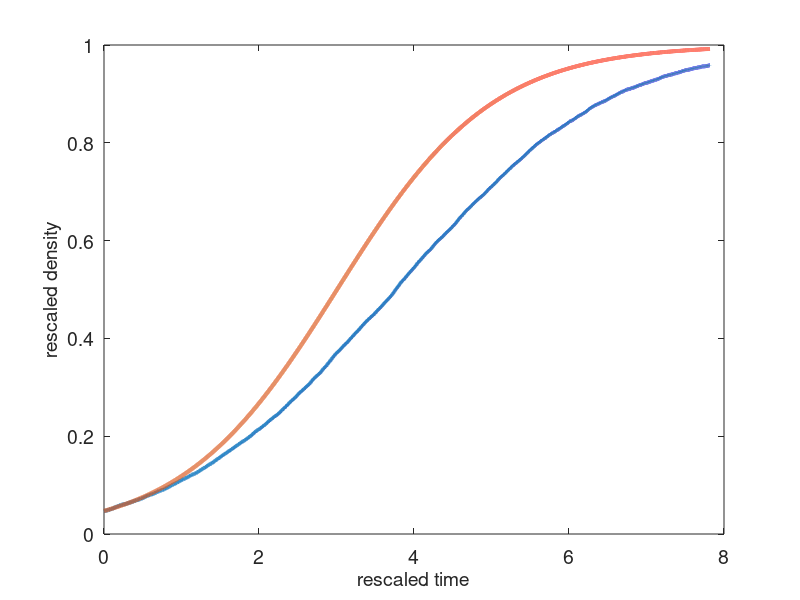

Reproduce this figure in MATLAB. (Note: this script raises an error after producing the figure.)
% combination logistic and Runge-Kutta with power 1 approximation in 2D


% Parameters

% lattice dimension
dim = 2;

% length of the side of square
L = 100;

Pm = 1; % transition rate per unit time of moving to another lattice site

Pp = 0.5; % proliferation rate per unit time of giving rise to another agent

Pd = 0; % death rate per unit time

TimeReductionFactor = 4; % when death rate is increase, this has to be increased as well

S = load('gillespie2D_Pp05_Pd0.mat'); % load the data for a particular choice of Pp and Pd, note that L=100 is fixed

figure 

plot(S.save_time,S.save_density,'LineWidth', 3);set(gca,'FontSize',14); % number of cells in the system
%h_legend = legend('1st component','2nd component','Total');
%set(h_legend,'FontSize',14)
xlabel('rescaled time','FontSize',14)
ylabel('rescaled density','FontSize',14)



%%%%%%%%%%%%%%%%
% solution to the corresponding logistic growth equation

%cA0 = Q_initial/L^2; % initial density

cA0_bar = (Pp - Pd)/(Pp)*S.save_cA0;

f = @(t) cA0_bar * exp(t)/(1+cA0_bar*(exp(t)-1)); % solution to the equation 

for i = 1 : length(S.save_time)
       y_log(i) = f(S.save_time(i)); 
end

%%% plot logistic solution 

hold on
plot(S.save_time,y_log,'LineWidth', 3)
xlabel('rescaled time','FontSize',14)
ylabel('rescaled density','FontSize',14)


%%%%%%%%%%%%%%%%%%%%%%%%%
% adding KSA


%cA0 = Q_initial/L^2; % initial density of cells

dt = 0.01; % time step

N = round(S.save_store_time(length(1:round(length(S.save_store_time)/TimeReductionFactor)))/dt); % number of simulations, chosen to be the same as for Gillespie

% Additional parameters

max_rad = sqrt(2*(L/2)^2); % maximal radius that would cover all the lattice
% Initial conditions 

dr = 0.5; % radially approximated at this distance (after distance 5), i.e 5, 5 + dr, 5 + 2dr

numberDer = (round(max_rad) - 5)/dr ; % this is to cound the number of additional derivatives
     
y = zeros(14 + numberDer,1); % 14 fixed derivatives, the rest varying depending on the size of the grid

y(:,1) = S.save_cA0^2 * ones(14+numberDer,1); % initial density of two-point distribution functions 
y(1,1) = S.save_cA0; % initial condition for 1-point distribution function


t = 0; % start time

dt = 0.01; % time step

% 4th order Runge Kutta

for i = 2 : N
    
    t = t + dt;

    k1 = dynamics (t,y(:,i-1),Pm,Pp,Pd,max_rad,dr);
    k2 = dynamics (t+dt/2,y(:,i-1)+dt/2 * k1,Pm,Pp,Pd,max_rad,dr);
    k3 = dynamics (t+dt/2,y(:,i-1)+dt/2 * k2,Pm,Pp,Pd,max_rad,dr);
    k4 = dynamics (t+dt, y(:,i-1) + dt*k3,Pm,Pp,Pd,max_rad,dr);
    y(:,i) = y(:,i-1) + dt/6 * (k1 + 2*k2 + 2*k3 + k4);  
    
    store_time_Runge(i) = t;
end


rescaled_time = (Pp-Pd)*store_time_Runge; % rescale time to allow parameter comparison

y_rescaled = (Pp-Pd)/Pp * y;


hold on
plot(rescaled_time,y_rescaled(1,:),'LineWidth', 3)
h_legend = legend('Gillespie 2D','Logistic growth','Power 1');
set(h_legend,'FontSize',14)
xlabel('rescaled time','FontSize',14)
ylabel('rescaled density','FontSize',14)
title(['L = ' num2str(L) ', P_m = ' num2str(Pm) ', P_p = ' num2str(Pp) ', P_d = ' num2str(Pd) ' '],'FontSize',14)
set(gca,'linewidth',3)
set(gca,'FontWeight','bold')
set(gca,'FontSize',24)






function deriv = dynamics(t,y,Pm,Pp,Pd,max_rad,dr)
    
    

    numberDer = (round(max_rad) - 5)/dr ; % this is to cound the number of additional derivatives
     
    deriv = zeros(14 + numberDer,1);

    deriv(1) = (Pp*(y(1)-y(2)) - Pd *y(1)); % dynamics of one-point distribution function
    
    deriv(2) = (Pm*0.5* (y(4) + 2 * y(3) - 3* y(2)) - 2 * Pd*y(2) + ...
        Pp * 0.5 * ((y(4)+y(3))*(1-y(1)) + 6*(y(1)-y(2))*y(1) -6*(y(1)^2*(1-y(1))))); % distance 1
    
    deriv(3) = 0.5 * Pm * (y(2) + y(5) + y(2) + y(5) - 4*y(3)) - ...
        2 * Pd * y(3) + 0.5 * Pp * ((y(2) + y(5) + y(2) + y(5))*(1-y(1)) + 4*(y(1)-y(3))*y(1) +4*y(1)*(y(1)-y(2)) -8*(y(1)^2*(1-y(1)))); % distance srt(2)
    
    deriv(4) = 0.5 * Pm * (y(7) + y(2) + y(5) + y(5) - 4*y(4)) - ...
        2 * Pd * y(4) + 0.5 * Pp * ((y(7)+y(2)+y(5)+y(5))*(1-y(1)) + 4*(y(1)-y(4))*y(1) +4*y(1)*(y(1)-y(2)) -8*(y(1)^2*(1-y(1)))); % distance 2
    
    deriv(5) = 0.5 * Pm * (y(8) + y(3) + y(6) + y(4) - 4*y(5)) - ...
        2 * Pd * y(5) + 0.5 * Pp * ((y(8) + y(3) + y(6) + y(4))*(1-y(1)) + 4*(y(1)-y(5))*y(1) +4*y(1)*(y(1)-y(2)) -8*(y(1)^2*(1-y(1)))); % distance sqrt(5)
    
    deriv(6) = 0.5 * Pm * (y(9) + y(5) + y(9) + y(5) - 4*y(6)) - ...
        2 * Pd * y(6) + 0.5 * Pp * ((y(9) + y(5) + y(9) + y(5))*(1-y(1)) + 4*(y(1)-y(6))*y(1) +4*y(1)*(y(1)-y(2)) -8*(y(1)^2*(1-y(1)))); % distance sqrt(8)
    
    deriv(7) = 0.5 * Pm * (y(10) + y(4) + y(8) + y(8) - 4*y(7)) - ...
        2 * Pd * y(7) + 0.5 * Pp * ((y(10) + y(4) + y(8) + y(8))*(1-y(1)) + 4*(y(1)-y(7))*y(1) +4*y(1)*(y(1)-y(2)) -8*(y(1)^2*(1-y(1)))); % distance 3     
    
    deriv(8) = 0.5 * Pm * (y(11) + y(9) + y(5) + y(7) - 4*y(8)) - ...
        2 * Pd * y(8) + 0.5 * Pp * ((y(11) + y(9) + y(5) + y(7))*(1-y(1)) + 4*(y(1)-y(8))*y(1) +4*y(1)*(y(1)-y(2)) -8*(y(1)^2*(1-y(1))));
    
    deriv(9) = 0.5 * Pm * (y(12) + y(8) + y(6) + y(13) - 4*y(9)) - ...
        2 * Pd * y(9) + 0.5 * Pp * ((y(12) + y(8) + y(6) + y(13))*(1-y(1)) + 4*(y(1)-y(9))*y(1) +4*y(1)*(y(1)-y(2)) -8*(y(1)^2*(1-y(1))));  
    
    deriv(10) = 0.5 * Pm * (y(7) + y(14) + y(11) + y(11) - 4*y(10)) - ...
        2 * Pd * y(10) + 0.5 * Pp * ((y(7) + y(14) + y(11) + y(11))*(1-y(1)) + 4*(y(1)-y(10))*y(1) +4*y(1)*(y(1)-y(2)) -8*(y(1)^2*(1-y(1)))); 
    
    deriv(11) = 0.5 * Pm * (y(13) + y(10) + y(8) + y(15) - 4*y(11)) - ...
        2 * Pd * y(11) + 0.5 * Pp * ((y(13) + y(10) + y(8) + y(15))*(1-y(1)) + 4*(y(1)-y(11))*y(1) +4*y(1)*(y(1)-y(2)) -8*(y(1)^2*(1-y(1)))); 
        
    deriv(12) = 0.5 * Pm * (y(9) + y(9) + y(14) + y(14) - 4*y(12)) - ...
        2 * Pd * y(12) + 0.5 * Pp * ((y(9) + y(9) + y(14) + y(14))*(1-y(1)) + 4*(y(1)-y(12))*y(1) +4*y(1)*(y(1)-y(2)) -8*(y(1)^2*(1-y(1)))); 
    
    deriv(13) = 0.5 * Pm * (y(11) + y(14) + y(9) + y(15) - 4*y(13)) - ...
        2 * Pd * y(13) + 0.5 * Pp *  ((y(11) + y(14) + y(9) + y(15))*(1-y(1)) + 4*(y(1)-y(13))*y(1) +4*y(1)*(y(1)-y(2)) -8*(y(1)^2*(1-y(1))));  % distance sqrt(20)
    
    
    %%%% If dr =0.5 fixed, I will not vary it, then
    
    deriv(14) = 0.5 * Pm * (y(13) + y(12) + y(16) + y(16) - 4*y(14)) - ...
        2 * Pd * y(14) + 0.5 * Pp * ((y(13) + y(12) + y(16) + y(16))*(1-y(1)) + 4*(y(1)-y(14))*y(1) +4*y(1)*(y(1)-y(2)) -8*(y(1)^2*(1-y(1))));% distance 5
    
    
    
    
    %%%% be careful because actually y(16) depend on dr    FALSE!!!!!!!!!
%     if sqrt(32) < 5 + dr && sqrt(34) < 5 +dr
%     deriv(14) = 0.5 * Pm * (y(13) + y(12) + y(15) + y(15) - 4*y(14)) - ...
%         2 * Pd * y(14) + 0.5 * Pp * (y(1) - y(14))* (y(1) - y(2))*(y(13)+y(12)+y(15)+ y(15))/(y(1)^2*(1-y(1)));
%     elseif  sqrt(32) > 5 +dr
%     deriv(14) = 0.5 * Pm * (y(13) + y(12) + y(16) + y(16) - 4*y(14)) - ...
%         2 * Pd * y(14) + 0.5 * Pp * (y(1) - y(14))* (y(1) - y(2))*(y(13)+y(12)+y(16)+ y(16))/(y(1)^2*(1-y(1)));
%     else 
%     deriv(14) = 0.5 * Pm * (y(13) + y(12) + y(15) + y(16) - 4*y(14)) - ...
%         2 * Pd * y(14) + 0.5 * Pp * (y(1) - y(14))* (y(1) - y(2))*(y(13)+y(12)+y(15)+ y(16))/(y(1)^2*(1-y(1)));       
%     end       
    % now the distance is more than 5, so all will be approximated
    % uniformly 
    
   
    
    current_radius = 5;
    
    i = 15; % will start considering regular grid from this derivative
    
    % update derivatives until 1 before maximal radius
    while current_radius +dr < max_rad -dr % this is very approximate
        
        current_radius = current_radius + dr; % increase radius by dr
        
        deriv(i) = Pm * (y(i-1)+ y(i+1) - 2 *y(i))/dr^2 + 1/current_radius * (y(i+1) - y(i-1))/(2*dr) ...
            - 2 * Pd * y(i) + Pp *((y(i+1)+ y(i-1))*(1-y(1)) + 2*(y(1)-y(i))*y(1) +2*y(1)*(y(1)-y(2)) -4*(y(1)^2*(1-y(1))));
        
        
        i = i+1;
    end
    
    last = 14 + numberDer;
    %periodic boundary conditions
    deriv(last) =  Pm * (y(last-1)+ y(2) - 2 *y(last))/dr^2 + 1/current_radius * (y(2) - y(last-1))/(2*dr) ...
            - 2 * Pd * y(last) + Pp *((y(1)+ y(last-1))*(1-y(1)) + 2*(y(1)-y(last))*y(1) +2*y(1)*(y(1)-y(2)) -4*(y(1)^2*(1-y(1))));
   
    
end



